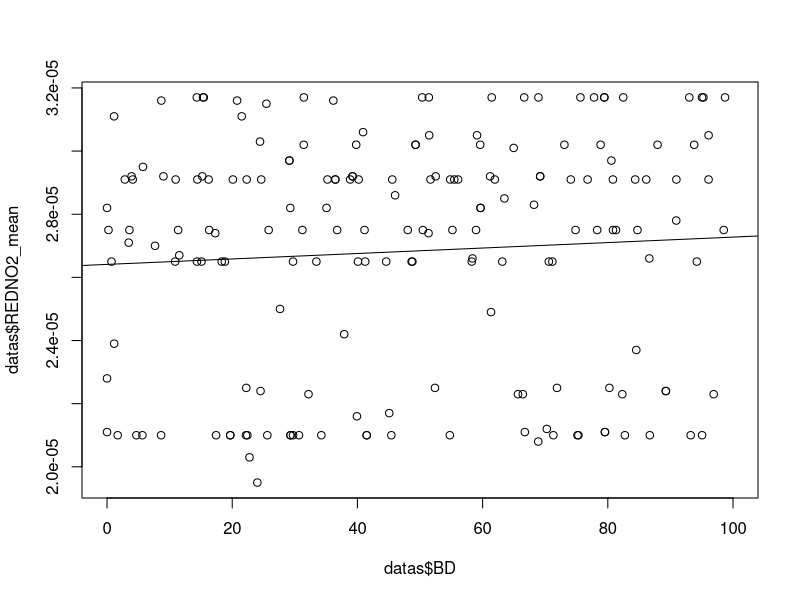
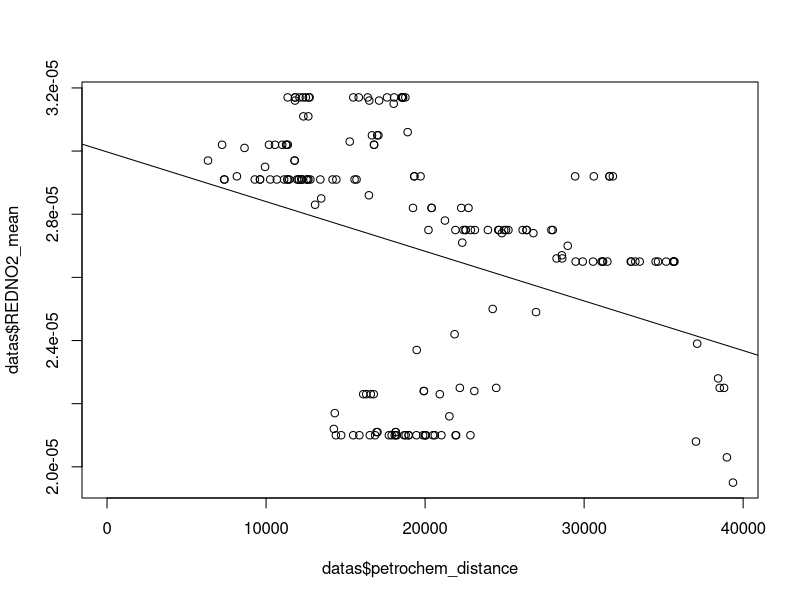
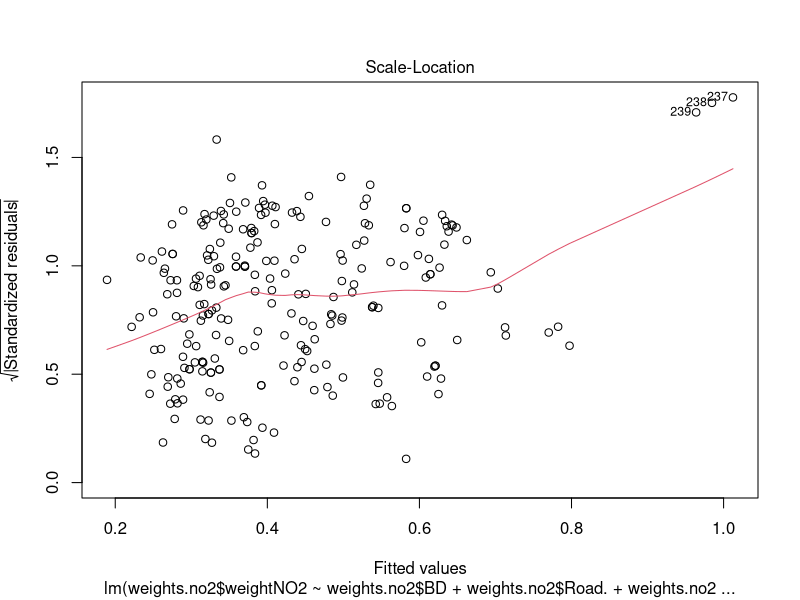
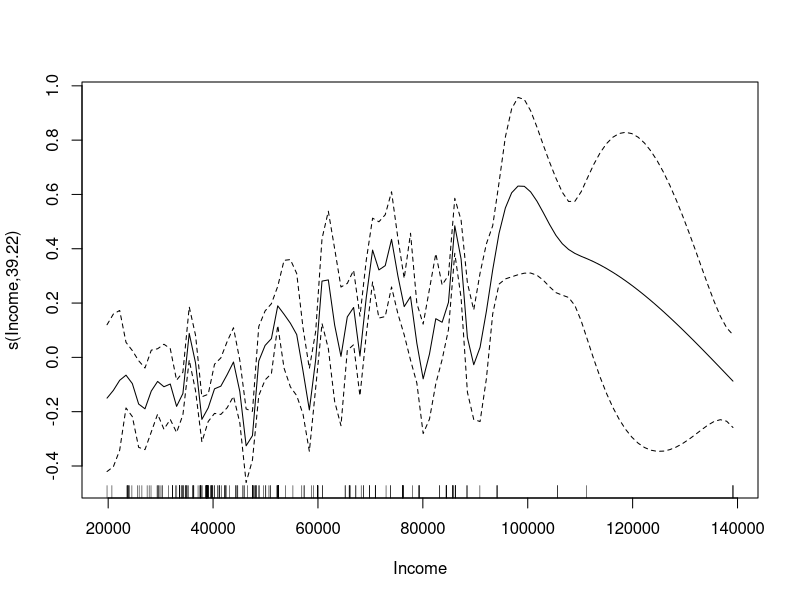
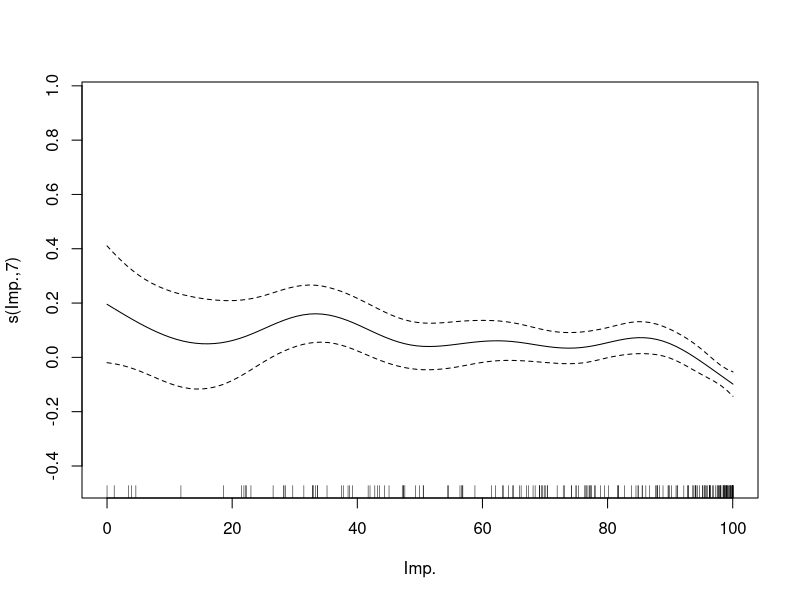
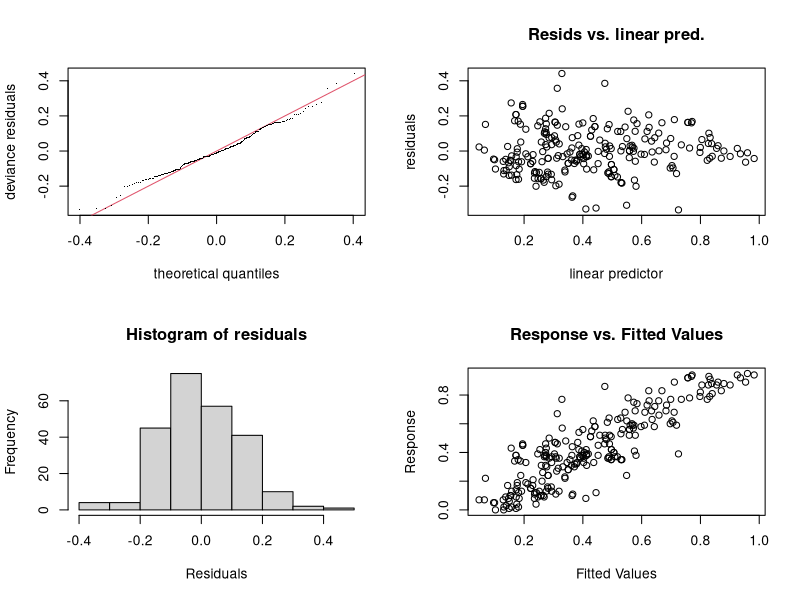
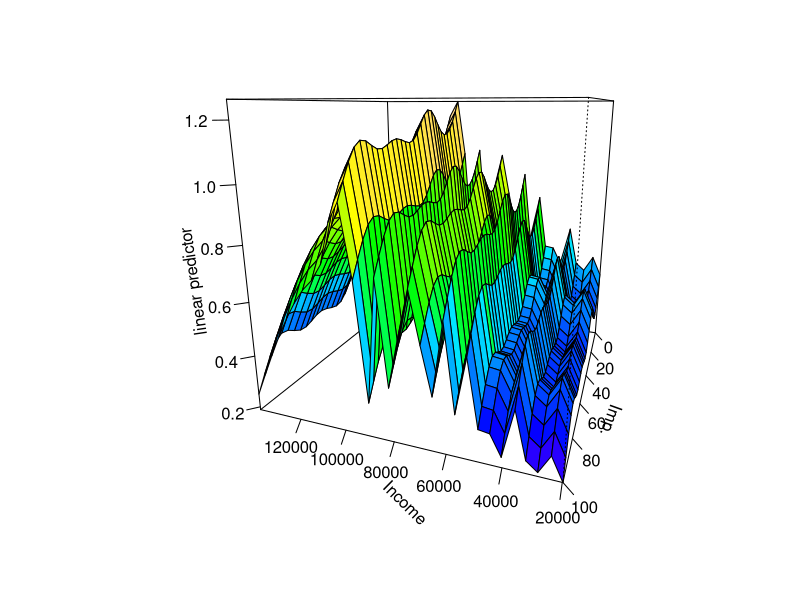
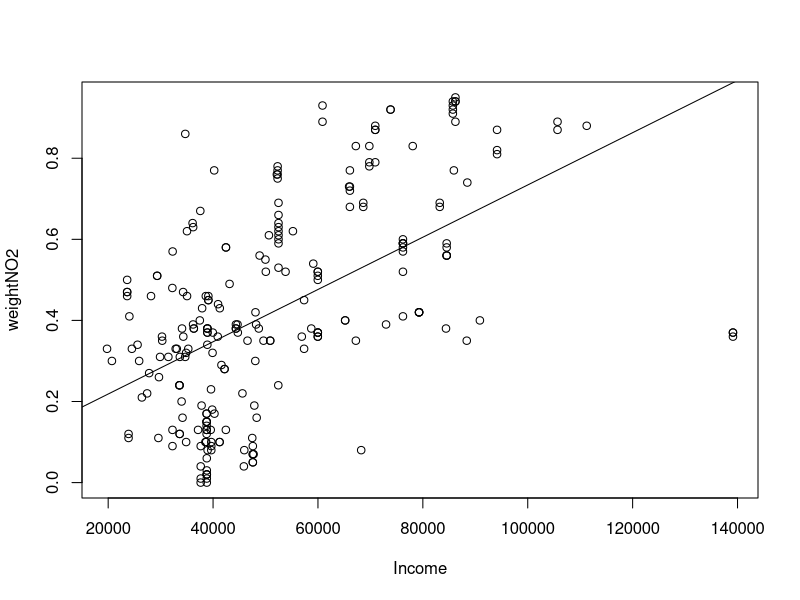

The R script that drew these images, in order: (Note: this script raises an error after producing the figures.)
##I clipped the raster image to exclude the NE of the island to see what the pattern would be
##in the absence of the petrochem facility's influence

datas<-read.csv("Data/Reduced_NO2_Data.csv")
View(datas)
air.lm<-lm(datas$REDNO2_mean~datas$BD)
plot(datas$REDNO2_mean~datas$BD)
abline(air.lm)
summary(air.lm)
#clearly no pattern

air.lm2<-lm(datas$REDNO2_mean~datas$BD+datas$Imp.)
summary(air.lm2)
#clearly no pattern

air.lm3<-lm(datas$REDNO2_mean~datas$petrochem_distance)
plot(datas$REDNO2_mean~datas$petrochem_distance)
summary(air.lm3)
abline(air.lm3)
##Even in the SW of the island, the distance to the petrochemical facility in the NE
##is the main determinant of NO2 concentrations 

air.lm4<-lm(datas$REDNO2_mean~datas$petrochem_distance+datas$Road.)
summary(air.lm4)
##After adding and deleting lots of possible variables, this seems to be strongest linear model

##Now I tried applying weights to the full shortlist dataset by mutliplying the NO2 values
##by their distance to the petrochemical facility. 

##Testing weighted values
weights.no2<-read.csv("Data/weighted_NO2_data.csv")
air.lm.weights<-lm(weights.no2$weightNO2~weights.no2$BD+weights.no2$Road.+weights.no2$Income)
summary(air.lm.weights)
plot(air.lm.weights, which=3)
##variance of residuals looks sketchy

library(mgcv)
gam.no2.weights<-gam(weightNO2~BD+s(Income, k=45)+
                       s(Imp., k=10)+NDVImean, data=weights.no2)
summary(gam.no2.weights)
plot(gam.no2.weights)
gam.check(gam.no2.weights)
concurvity(gam.no2.weights, full=FALSE)
##this model looks pretty good
vis.gam(gam.no2.weights, view=c("Income", "Imp."), plot.type="persp", theta=200,
        color="topo", ticktype="detailed")

##IMPORTANT NOTE##
#In the models above I tried including canopy cover and GS% but neither one
#was significant to the model. When I tried NDVI instead it worked better.
#I also tried including Road density but it hurt the model.
##I also tried including the interaction between Impervious and NDVI but this hurt the model.

##checking little scatterplots

plot(weightNO2~Income, data=weights.no2)
l<-lm(weightNO2~Income, data=weights.no2)
summary(l)
abline(l)

plot(data$NO2_mean~data$Income)
n<-lm(NO2_mean~Income, data=data)
summary(n)
abline(n)

b<-lm(NDVImean~Income, data=data)
plot(NDVImean~Income, data=data)
abline(b)

s<-lm(log(weightNO2)~log(X.canopy), data=weights.no2)
plot(log(weightNO2)~log(X.canopy), data=weights.no2)
abline(s)
#I logged the data here to help me see the dots better, not for real statistical purposes

####IMPORTANT NOTES################
#The way the reality of the city is, distance to the petrochemical facility
#is the only real controlling factor over NO2 pollution. This effect is so strong that
#by default, living further from the facility means lower NO2 levels. 

#Because of this, all the neighbourhoods with highest NO2 are right by the facility.
#These neighbourhoods also display the traits that normally cause high NO2 (low vegetation,
#high road densities, low income etc.). But when I apply weights, all these areas end up
#not counting because I'm multiplying them by 0 or almost 0 (ie: 0.003). This might be why
#I'm seeing reversed trends when I look at the weighted version of the data (I'm deleting
#any possible patterns by multiplying the low vegetation, low income areas by 0). 
